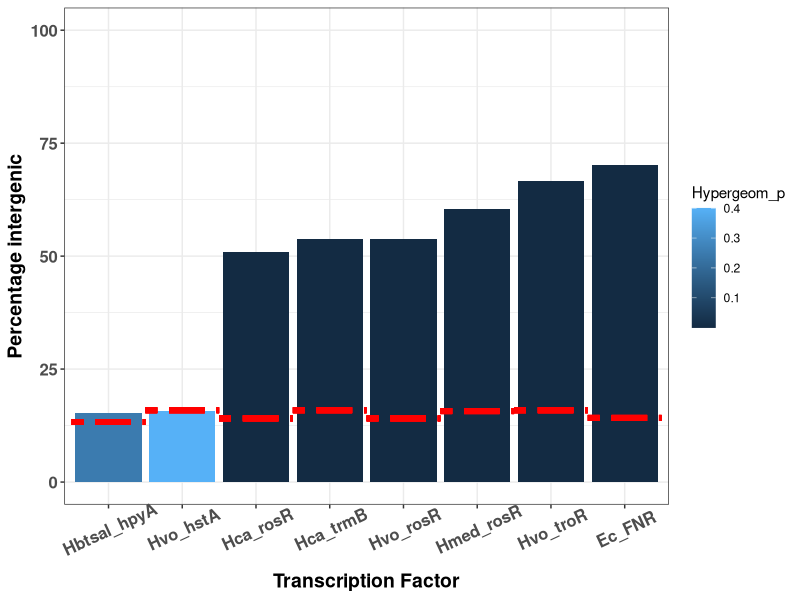

The R source for this figure:
## ---- chunk 1
suppressPackageStartupMessages(library(readxl))
suppressPackageStartupMessages(library(ggplot2))
suppressPackageStartupMessages(library(forcats))


Peaklocations_pval=read_excel("Mosaicslists_2types_output.xlsx")

#Providing %age of the genome that is intergenic.
Hbt_inter=13.3
Hvo_inter=15.9
Hmed_inter=15.7
Hca_inter=14.1
Ec_inter=14.2

## ---- chunk 2

#Manually ordered, with similar species together.
#ggplot(Peaklocations_pval,aes(y=percentinter,x=fct_inorder(TF))) + geom_bar(aes(fill=Hypergeom_p),stat="identity")+geom_segment(x=0.5,xend=1.5,y=Hbt_inter,yend=Hbt_inter,colour="red",size=2,lty=6)+geom_segment(x=1.5,xend=4.5,y=Hvo_inter,yend=Hvo_inter,colour="red",size=2,lty=6)+geom_segment(x=4.5,xend=5.5,y=Hmed_inter,yend=Hmed_inter,colour="red",size=2,lty=6)+geom_segment(x=5.5,xend=7.5,y=Hca_inter,yend=Hca_inter,colour="red",size=2,lty=6)+theme_bw()+ylim(c(0,100))

#Ordered by value and output plot
#pdf("Intergenic_peaks_Mosaics-AKS.pdf",height=4,width=6)
ggplot(Peaklocations_pval,aes(y=percentinter,x=reorder(TF,percentinter))) + geom_bar(aes(fill=Hypergeom_p),stat="identity")+geom_segment(x=0.5,xend=1.5,y=Hbt_inter,yend=Hbt_inter,colour="red",size=2,lty=6) + geom_segment(x=1.5,xend=2.5,y=Hvo_inter,yend=Hvo_inter,colour="red",size=2,lty=6) + geom_segment(x=2.5,xend=3.5,y=Hca_inter,yend=Hca_inter,colour="red",size=2,lty=6) + geom_segment(x=3.5,xend=4.5,y=Hvo_inter,yend=Hvo_inter,colour="red",size=2,lty=6) + geom_segment(x=4.5,xend=5.5,y=Hca_inter,yend=Hca_inter,colour="red",size=2,lty=6) + geom_segment(x=5.5,xend=6.5,y=Hmed_inter,yend=Hmed_inter,colour="red",size=2,lty=6) + geom_segment(x=6.5,xend=7.5,y=Hvo_inter,yend=Hvo_inter,colour="red",size=2,lty=6) + geom_segment(x=7.5,xend=8.5,y=Ec_inter,yend=Ec_inter,colour="red",size=2,lty=6) + 
  theme_bw() + 
  ylim(c(0,100)) + 
  #ggtitle("Percentage of peaks in non-coding regions") + 
  xlab("Transcription Factor") + 
  ylab("Percentage intergenic") + theme(axis.text=element_text(family="sans",size=12,face="bold"),axis.text.x=element_text(angle = 25, vjust = 0.75),axis.title=element_text(family="sans",size=14,face="bold"))

#dev.off()
## ---- chunk 3
sessionInfo()
